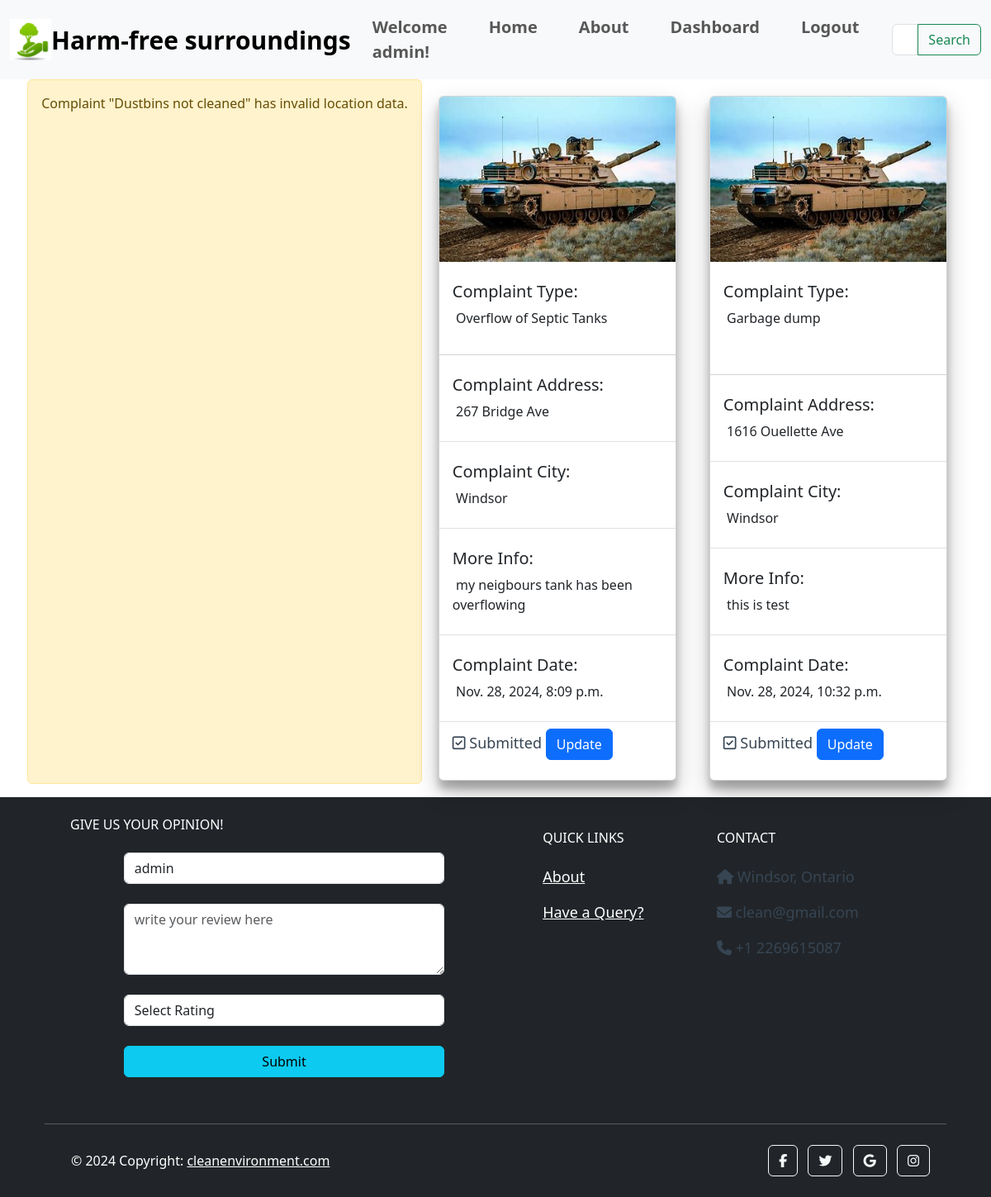
The page /new/complaints (signed in) on the database its author committed.
### city/models.py (models this page shows, shortened)
class MyUser(AbstractUser):
    email = models.EmailField(unique=True)
    is_user = models.BooleanField(default=True)
    is_employee = models.BooleanField(default=False)

class Complaint(models.Model):
    STATUS = (
        ('Submitted', 'Submitted'),
        ('Pending', 'Pending'),
        ('Resolved', 'Resolved')
    )
    COMPLAINTS = (
        ('Garbage dump', 'Garbage dump'),
        ('Overflow of Septic Tanks', 'Overflow of Septic Tanks'),
        ('Burning of Garbage', 'Burning of Garbage'),
        ('Stagnant Water', 'Stagnant Water'),
        ('Dustbins not cleaned', 'Dustbins not cleaned'),
        ('Improper Sanitization', 'Improper Sanitization'),
        ('Open Manholes or Drains', 'Open Manholes or Drains'),
    )
    user_name = models.ForeignKey(MyUser, on_delete=models.CASCADE)
    complaint_type = models.CharField(max_length=200, null=True, choices=COMPLAINTS)
    address = models.CharField(max_length=500, null=True)
    city = models.CharField(max_length=100, null=True)
    postal_code = models.CharField(max_length=20, null=True, blank=True)
    thumbs_up = models.PositiveIntegerField(default=0)
    is_verified = models.BooleanField(default=False)
    voted_users = models.ManyToManyField(MyUser, related_name='voted_complaints', blank=True)
    landmark = models.CharField(max_length=200, null=True)
    info = models.CharField(max_length=200, null=True)
    latitude = models.FloatField(null=True, blank=True)
    longitude = models.FloatField(null=True, blank=True)
    complaint_date = models.DateTimeField(auto_now_add=True, null=True)
    picture = models.ImageField(null=True)
    video = models.FileField(upload_to='uploads/complaint_videos/', null=True, blank=True)
    tracking_id = models.CharField(null=True, max_length=16)
    status = models.CharField(max_length=200, null=True, default='Submitted', choices=STATUS)

### city/views.py (the view)
# urls.py: path('new/complaints',views.new_complaints,name='new_complaints'),
@login_required(login_url='employee_login')
def new_complaints(request):
    if request.user.is_employee == True:
        new = Complaint.objects.all().filter(status='Submitted')
        return render(request, 'city/new_complaints.html', {'new': new})
    else:
        return redirect('employee_login')

### city/templates/city/new_complaints.html (shortened to what this page needs)
{% extends 'city/navbar.html' %}
{% load static %}
{% block content %}
<!DOCTYPE html>
<html lang="en">
  <head>
    <link
      href="https://cdn.jsdelivr.net/npm/bootstrap@5.3.0-alpha1/dist/css/bootstrap.min.css"
      rel="stylesheet"
    />
  </head>
  <body>
    <div id="section">
      {% if new %}
      {% for complaints in new %}
      {% if complaints.latitude and complaints.longitude %}
      <div class="card" style="width: 18rem">
        <img
          src="{{ complaints.picture.url }}"
          class="card-img-top"
          alt="Complaint Image"
        />
        <div class="card-body">
          <p class="card-title" id="type">
            <h5>Complaint Type:</h5>&nbsp;{{ complaints.complaint_type }}
          </p>
        </div>
        <ul class="list-group list-group-flush">
          <li class="list-group-item">
            <p id="address">
              <h5>Complaint Address:</h5>&nbsp;{{ complaints.address }}
            </p>
          </li>
          <li class="list-group-item">
            <p id="city">
              <h5>Complaint City:</h5>&nbsp;{{ complaints.city }}
            </p>
          </li>
          <li class="list-group-item">
            <p id="city">
              <h5>More Info:</h5>&nbsp;{{ complaints.info }}
            </p>
          </li>
          <li class="list-group-item">
            <p id="date">
              <h5>Complaint Date:</h5>&nbsp;{{ complaints.complaint_date }}
            </p>
          </li>
          <li class="list-group-item">
            <p id="status">
              <i class="fa-regular fa-square-check"></i>&nbsp;{{ complaints.status }}
              <a
                href="{% url 'update_new_complaints' complaints.id %}"
                class="btn btn-primary"
                >Update</a
              >
            </p>
          </li>
        </ul>
      </div>
      <br />
      {% else %}
      <div class="alert alert-warning" role="alert">
        Complaint "{{ complaints.complaint_type }}" has invalid location data.
      </div>
      {% endif %}
      {% endfor %}
      {% else %}
      <img src="{% static 'images/gif2.gif' %}" alt="" class="gif" />
      <h1>Oops! No New Complaints</h1>
      {% endif %}
    </div>
  </body>
</html>
{% endblock content %}

### city/templates/city/navbar.html (shortened to what this page needs)
{% load static %}
<!DOCTYPE html>
<html lang="en">
  <head>
    <link rel="stylesheet" href="{% static 'css/style.css' %}" />
    <link
      href="https://cdn.jsdelivr.net/npm/bootstrap@5.3.0-alpha1/dist/css/bootstrap.min.css"
      rel="stylesheet"
    />
  </head>
  <body>
    <nav class="navbar navbar-expand-lg bg-body-tertiary">
      <div class="container-fluid">
        <img id="logo" src="{% static 'images/logo.jpg' %}" alt="Logo" />
        <a class="navbar-brand" href="#">Harm-free surroundings</a>
        <div class="collapse navbar-collapse" id="navbarNavAltMarkup">
          <div class="navbar-nav ms-auto">
            {% if user.is_authenticated %}
              <a class="nav-link" href="{% url 'home' %}">Welcome {{ user.username }}!</a>
            {% endif %}
            <a class="nav-link" href="{% url 'home' %}">Home</a>
            <a class="nav-link" href="{% url 'about' %}">About</a>
            {% if user.is_authenticated %}
              {% if user.is_employee %}
                <a class="nav-link" href="{% url 'emp_main' %}">Dashboard</a>
              {% else %}
                <a class="nav-link" href="{% url 'user_complaints' %}">Complaints</a>
              {% endif %}
              <form method="post" action="{% url 'logout' %}" style="display: inline;">
                <button type="submit" class="btn btn-link nav-link" style="display: inline; padding: 0; border: none; background: none;">Logout</button>
              </form>
            {% endif %}
          </div>
          <form class="d-flex" role="search" method="GET" action="{% url 'search_results' %}">
            <div class="input-group">
              <input class="form-control" type="search" placeholder="Enter city name" aria-label="Search" name="query">
              <button class="btn btn-outline-success" type="submit">Search</button>
            </div>
          </form>
        </div>
      </div>
    </nav>
    {% block content %}{% endblock content %}
    <footer class="text-center text-lg-start text-white bg-dark">
      <div class="container p-4 pb-0 bg-dark">
        <section class="p-3 pt-0 bg-dark">
          <div class="row bg-dark">
            <div class="col-md-6 col-lg-6 col-xl-6 mx-auto mt-6 bg-dark">
              <h6 class="text-uppercase mb-4 font-weight-bold">
                Give us your opinion!
              </h6>
              <form
                class="contact-form d-flex flex-column align-items-center bg-dark"
                action="{% url 'feedback' %}"
                method="POST"
              >
                <div class="form-group w-75">
                  {% if user.is_authenticated %}
                    <input
                      type="text"
                      class="form-control"
                      value="{{ user.username }}"
                      name="person_name"
                      readonly
                    /><br />
                  {% endif %}
                </div>
                <div class="form-group w-75">
                  <textarea
                    class="form-control"
                    type="text"
                    rows="3"
                    placeholder="write your review here"
                    name="review"
                    required
                  ></textarea
                  ><br />
                </div>
                <div class="form-group w-75 mb-4">
                  <select class="form-control" name="rating" required>
                    <option value="">Select Rating</option>
                  </select>
                </div>
                <button type="submit" class="btn btn-submit btn-info w-75">
                  Submit
                </button>
                <br />
              </form>
            </div>
            <div class="col-md-3 col-lg-2 col-xl-2 mx-auto mt-3">
              <h6 class="text-uppercase mb-4 font-weight-bold">Quick Links</h6>
              <p><a class="text-white" href="{% url 'about' %}">About</a></p>
              <p><a class="text-white" href="{% url 'query_form' %}">Have a Query?</a></p>
            </div>
            <div class="col-md-4 col-lg-3 col-xl-3 mx-auto mt-3">
              <h6 class="text-uppercase mb-4 font-weight-bold">Contact</h6>
              <p><i class="fas fa-home mr-3"></i> Windsor, Ontario</p>
              <p><i class="fas fa-envelope mr-3"></i> clean@gmail.com</p>
              <p><i class="fas fa-phone mr-3"></i> +1 2269615087</p>
            </div>
          </div>
        </section>
        <hr class="my-3" />
        <section class="p-3 pt-0">
          <div class="row d-flex align-items-center">
            <div class="col-md-7 col-lg-8 text-center text-md-start">
              <div class="p-3">
                © 2024 Copyright:
                <a class="text-white" href="#">cleanenvironment.com</a>
              </div>
            </div>
            <div class="col-md-5 col-lg-4 ml-lg-0 text-center text-md-end">
              <a
                class="btn btn-outline-light btn-floating m-1"
                class="text-white"
                role="button"
                ><i class="fab fa-facebook-f"></i
              ></a>
              <a
                class="btn btn-outline-light btn-floating m-1"
                class="text-white"
                role="button"
                ><i class="fab fa-twitter"></i
              ></a>
              <a
                class="btn btn-outline-light btn-floating m-1"
                class="text-white"
                role="button"
                ><i class="fab fa-google"></i
              ></a>
              <a
                class="btn btn-outline-light btn-floating m-1"
                class="text-white"
                role="button"
                ><i class="fab fa-instagram"></i
              ></a>
            </div>
          </div>
        </section>
      </div>
    </footer>
  </body>
</html>

### static/css/style.css (style rules this page uses)
html, body { margin: 0; padding: 0; }
.navbar-brand { font-size: 30px !important; font-weight: 600 !important; }
.nav-link { font-size: 20px !important; font-weight: 600 !important; padding: 10px !important; margin-right: 30px !important; }
h6 { font-weight: lighter !important; }
#logo { height: 50px !important; width: 50px !important; }

### city/templates/city/new_complaints.html (style rules this page uses)
body { margin: 0; padding: 0; }
#section { height: 100% !important; margin: 0; padding: 0; display: flex; background-size: cover; justify-content: center; flex-wrap: wrap; }
img { height: 200px; width: 200px; }
.card { margin: 20px; box-shadow: rgba(0, 0, 0, 0.25) 0px 14px 28px, rgba(0, 0, 0, 0.22) 0px 10px 10px; }
p, .card-title { color: rgb(55, 69, 83); font-size: 18px; }

### rows shown on the page
MyUser: username "admin", person_name "admin"
Complaint: complaint_type "Dustbins not cleaned"
Complaint: picture (picture), complaint_type "Overflow of Septic Tanks", address "267 Bridge Ave", city "Windsor", info "my neigbours tank has been overflowing", complaint_date "Nov. 28, 2024, 8:09 p.m.", status "Submitted"
Complaint: picture (picture), complaint_type "Garbage dump", address "1616 Ouellette Ave", city "Windsor", info "this is test", complaint_date "Nov. 28, 2024, 10:32 p.m.", status "Submitted"
